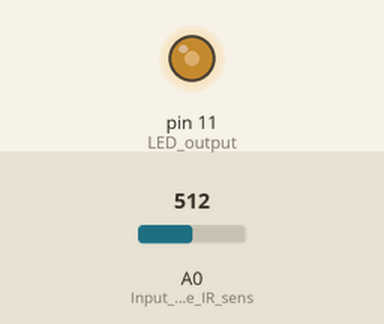
The sketch below on a simulated Arduino Uno, built with avr-gcc and run on an emulated ATmega328P. On the bench: output pins drawn as LEDs (lit = HIGH). Inputs (shaded band) come from the test bench; at power-on: A0 (Input_pin_for_the_IR_sens) = 512.

Above: at 1.2 s.
1.3 s: A0 (Input_pin_for_the_IR_sens) set to 716
At 1.6 s:
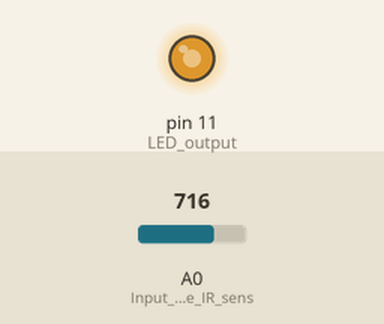
2.8 s: A0 (Input_pin_for_the_IR_sens) set to 900
At 4.0 s:
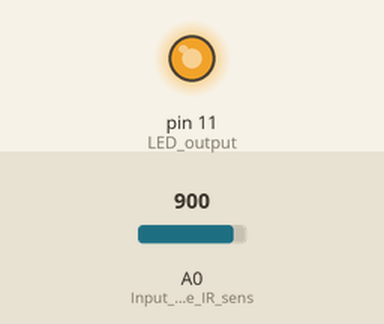
4.3 s: A0 (Input_pin_for_the_IR_sens) set to 122
At 5.4 s:
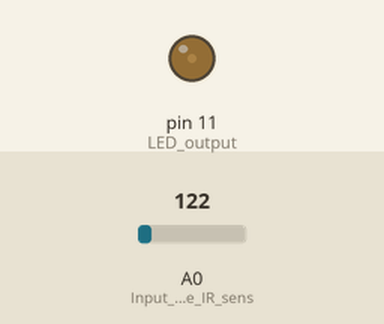
5.8 s: A0 (Input_pin_for_the_IR_sens) set to 0
At 6.8 s:
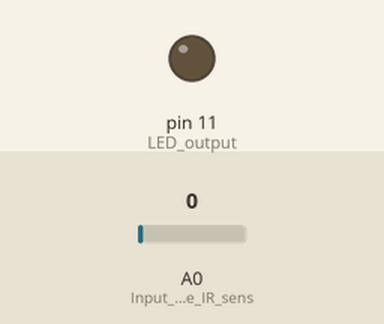
7.3 s: A0 (Input_pin_for_the_IR_sens) set to 511
At 8.1 s:
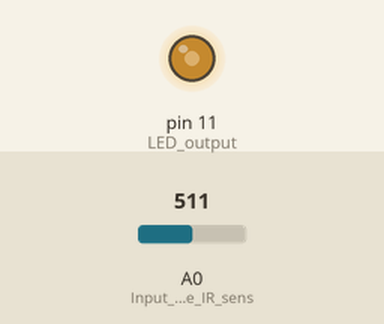
Timing chart, 0 to 9.8 s (numbered marks = the images above; inputs shaded):
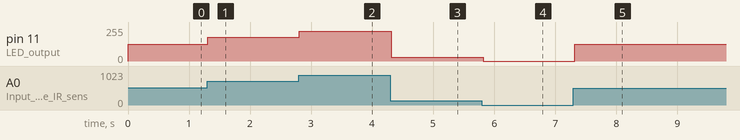

The sketch:

irFadeLED.ino
```cpp
int input= 0 ;
int output = 0;

void setup()
{
  pinMode( A0 , INPUT);   // Input pin for the IR sensor
	pinMode( 11 , OUTPUT);  // LED output
}

void loop()
{
  digitalWrite( 11 , LOW );
  input =   analogRead(A0);
  output = map (input, 0, 1023, 0, 255);
  analogWrite( 11 , output );
  Serial.println (input);      // Print the value on the screen
  delay(100);
}
```

Measured:
- after the input at 1.3 s, pin 11 (LED_output): 127/255 → 178/255 at once
- after the input at 2.8 s, pin 11 (LED_output): 178/255 → 224/255 at once
- after the input at 4.3 s, pin 11 (LED_output): 224/255 → 30/255 at once
- after the input at 5.8 s, pin 11 (LED_output): 30/255 → 0/255 at once
- after the input at 7.3 s, pin 11 (LED_output): 0/255 → 127/255 at once
